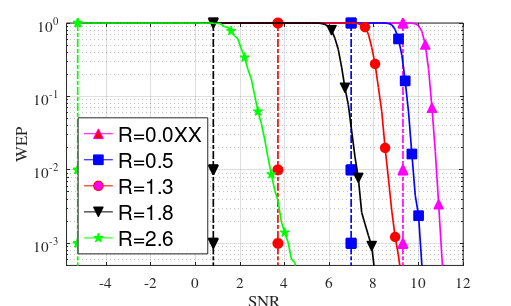

This chart was generated by the following MATLAB code:
clc;clear;clf;

semilogy(10,10,'-^m','markerfacecolor','r','MarkerSize',7)
hold on
semilogy(10,10,'-sb','markerfacecolor','b','MarkerSize',7)
semilogy(10,10,'-or','markerfacecolor','m','MarkerSize',7)
semilogy(10,10,'-vk','markerfacecolor','k','MarkerSize',7)
semilogy(10,10,'-pg','markerfacecolor','g','MarkerSize',7)

%%
load WEP_Turbo_16QAM_rate3poincenage6_3gpp.mat
Rate_transmission=3;
i=1
Rate_parity_Set(i)

semilogy(10.*log10(SNRLin),WEP_set(:,i),'-m','linewidth',1.2)

hold on
load MI_16QAM.mat
MI_16QAM=[0 MI_16QAM(1:end-1)' 4];
th=[0 10.^((SNR(1:end-1))'./10) 1e10];
Qam_th=@(R) interp1(MI_16QAM,th,R)
xx0=10.*log10(Qam_th(Rate_transmission-Rate_parity_Set(i)))
xx=[xx0 xx0+1e-6 xx0+1e-4 xx0+1e-3];
yy=[1,1e-2,1e-3,1e-6];
%semilogy(10.*log10(Qam_th(Rate_transmission-Rate_parity_Set(i))),WEP_parfait(SNRLin,Rate_transmission-Rate_parity_Set(i),g),'-.m','linewidth',1.2)
semilogy(xx,yy,'-.^m','markerfacecolor','m','MarkerSize',7,'linewidth',1.2)


p0=104;
p1=2;
y1=WEP_set((p0:p1:end),1);
x1=SNRLin(p0:p1:end);
semilogy(10.*log10(x1),y1,'^m','markerfacecolor','m','MarkerSize',7)

%%
i=4
Rate_parity_Set(i)

semilogy(10.*log10(SNRLin),WEP_set(:,i),'-b','linewidth',1.2)
load MI_16QAM.mat
MI_16QAM=[0 MI_16QAM(1:end-1)' 4];
th=[0 10.^((SNR(1:end-1))'./10) 1e10];
Qam_th=@(R) interp1(MI_16QAM,th,R)
xx0=10.*log10(Qam_th(Rate_transmission-Rate_parity_Set(i)))
xx=[xx0 xx0+1e-6 xx0+1e-4 xx0+1e-3];
yy=[1,1e-2,1e-3,1e-6];
semilogy(xx,yy,'-.sb','markerfacecolor','b','MarkerSize',7,'linewidth',1.2)

p0=96;
p1=2;
y2=WEP_set((p0:p1:end),i);
x2=SNRLin(p0:p1:end);
semilogy(10.*log10(x2),y2,'sb','markerfacecolor','b','MarkerSize',7)

%%

i=8
Rate_parity_Set(i)

semilogy(10.*log10(SNRLin),WEP_set(:,i),'-r','linewidth',1.2)
load MI_16QAM.mat
MI_16QAM=[0 MI_16QAM(1:end-1)' 4];
th=[0 10.^((SNR(1:end-1))'./10) 1e10];
Qam_th=@(R) interp1(MI_16QAM,th,R)
xx0=10.*log10(Qam_th(Rate_transmission-Rate_parity_Set(i)))
xx=[xx0 xx0+1e-6 xx0+1e-4 xx0+1e-3];
yy=[1,1e-2,1e-3,1e-6];
semilogy(xx,yy,'-.or','markerfacecolor','r','MarkerSize',7,'linewidth',1.2)

p0=86;
p1=3;
y2=WEP_set((p0:p1:end),i);
x2=SNRLin(p0:p1:end);
semilogy(10.*log10(x2),y2,'or','markerfacecolor','r','MarkerSize',7)

%%

i=11
Rate_parity_Set(i)

semilogy(10.*log10(SNRLin),WEP_set(:,i),'-k','linewidth',1.2)
load MI_16QAM.mat
MI_16QAM=[0 MI_16QAM(1:end-1)' 4];
th=[0 10.^((SNR(1:end-1))'./10) 1e10];
Qam_th=@(R) interp1(MI_16QAM,th,R)
xx0=10.*log10(Qam_th(Rate_transmission-Rate_parity_Set(i)))
xx=[xx0 xx0+1e-6 xx0+1e-4 xx0+1e-3];
yy=[1,1e-2,1e-3,1e-6];
semilogy(xx,yy,'-.vk','markerfacecolor','k','MarkerSize',7,'linewidth',1.2)

p0=76;
p1=4;
y2=WEP_set((p0:p1:end),i);
x2=SNRLin(p0:p1:end);
semilogy(10.*log10(x2),y2,'vk','markerfacecolor','k','MarkerSize',7)


%%
i=15
Rate_parity_Set(i)
semilogy(10.*log10(SNRLin),WEP_set(:,i),'-g','linewidth',1.2)
load MI_16QAM.mat
MI_16QAM=[0 MI_16QAM(1:end-1)' 4];
th=[0 10.^((SNR(1:end-1))'./10) 1e10];
Qam_th=@(R) interp1(MI_16QAM,th,R)
xx0=10.*log10(Qam_th(Rate_transmission-Rate_parity_Set(i)))
xx=[xx0 xx0+1e-6 xx0+1e-4 xx0+1e-3];
yy=[1,1e-2,1e-3,1e-6];
semilogy(xx,yy,'-.pg','markerfacecolor','g','MarkerSize',7,'linewidth',1.2)

p0=46;
p1=4;
y2=WEP_set((p0:p1:end),i);
x2=SNRLin(p0:p1:end);
semilogy(10.*log10(x2),y2,'pg','markerfacecolor','g','MarkerSize',7)

%%
xlabel('SNR')
ylabel('WEP')

%gridxy([-4 -2 10 12],'Color','r','Linestyle',':') 
set(gca,'xtick',[-4:2:12])

grid

legend('R=0.0XX','R=0.5','R=1.3','R=1.8','R=2.6','Location','SouthWest')
axis([xx0-0.5 12 5e-4 1])
set(gca,'fontsize',11)
ll=legend;
set(ll,'FontSize',15);
%set(gcf,'PaperPositionMode','manual');

set(gcf,'PaperUnits','centimeters');
lar=512;
lon=2*lar/(1.1+sqrt(5));
set(gcf,'Position',[384 874 lar lon]);
set(gcf,'PaperPosition',[1.19 16 1.19 16]);
set(gca,'fontName','Times')
set(gcf,'PaperPositionMode','auto');




name_figure = 'Wep_BR';
print('-depsc','-r300',name_figure)



%load Turbo2_BRQ6.mat

% figure(1)
% 
% load WEP_Turbo_16QAM_rate1.5poincenage6_3gpp.mat
% 
% i=1;
% 
% Rate_parity_Set(i)
% semilogy(10.*log10(SNRLin),WEP_set(:,i),'-r')
% 
% hold on
% 
% i=5
% Rate_parity_Set(i)
% loglog(SNRLin,WEP_set(:,i),'-.m')
% 
% 
% i=10
% Rate_parity_Set(i)
% loglog(SNRLin,WEP_set(:,i),'-.g')
% 
% i=15
% Rate_parity_Set(i)
% loglog(SNRLin,WEP_set(:,i),'-.b')
% 
% axis([-5 6 1e-4 1])
% 
% legend('Rp=0','Rp=0.37','Rp=0.84','Rp=1.3')
% 
% xlabel('SNR')
% ylabel('WEP')
% 
% grid

% 
% figure(2)
% 
% load WEP_Turbo_16QAM_rate1.5poincenage6_3gpp.mat
% 
% for i=1:length(Rate_parity_Set)-1
%     semilogy(10.*log10(SNRLin),WEP_set(:,i))
%     hold on
% end
% axis([-5 6 1e-4 1])
% title('R=1.5')
% 
% 
% figure(3)
% 
% load WEP_Turbo_16QAM_rate2.25poincenage6_3gpp.mat
% 
% for i=1:length(Rate_parity_Set)-1
%     semilogy(10.*log10(SNRLin),WEP_set(:,i))
%     hold on
% end
% axis([-5 10 1e-4 1])
% title('R=2.25')
% 
% figure(4)
% 
% load WEP_Turbo_16QAM_rate3poincenage6_3gpp.mat
% 
% for i=1:length(Rate_parity_Set)-1
%     semilogy(10.*log10(SNRLin),WEP_set(:,i))
%     hold on
% end
% axis([-5 15 1e-4 1])
% title('R=3')
% 
% figure(5)
% 
% load WEP_Turbo_16QAM_rate3.75poincenage6_3gpp.mat
% 
% for i=1:length(Rate_parity_Set)-1
%     semilogy(10.*log10(SNRLin),WEP_set(:,i))
%     hold on
% end
% axis([-5 20 1e-4 1])
% title('R=4')
% 
% figure(6)
% 
% load MI_16QAM.mat
% MI_16QAM=[0 MI_16QAM(1:end-1)' 4];
% th=[0 10.^((SNR(1:end-1))'./10) 1e10];
% Qam_th=@(R) interp1(MI_16QAM,th,R);
% Qam_r=@(gamma) interp1(th,MI_16QAM,gamma);
% 
% load WEP_Turbo_16QAM_rate1.5poincenage6_3gpp.mat
% 
% load WEP_Turbo_16QAM_rate1.5poincenage6_3gpp.mat
% %[val,nan_v]=max(isnan(WEP_set(:,1)));
% %[val,nan_v]=min((WEP_set(:,1))>=1e-4);
% %j=nan_v;
% %j=(nan_v-1)*(nan_v>1)+length(SNRLin)*(nan_v==1);
% % SNRLin_m{i}=[0 SNRLin(1:j) 1e100];
% % WEP_m{i}=[1 (WEP_set((1:j),1))' 0];
% i=1;
% [C,IA,IC] = unique(WEP_set(:,1), 'last') ;
% output_wep = WEP_set((sort(IA)),1);
% output_SNRLin=SNRLin(sort(IA));
% [val,nan_v]=max(isnan(output_wep));
% j=(nan_v-1)*(nan_v>1)+length(IA)*(nan_v==1);
% SNRLin_m{i}=[1e-50 output_SNRLin(1:j) 1e100];
% WEP_m{i}=[1 output_wep(1:j)' 1e-50];
% 
% epsilon=1e-1;
% for i=1:length(Rate_parity_Set)-1
%     snr_th(i)=interp1(squeeze(WEP_m{1}(:,i)),10.*log10(squeeze(SNRLin_m{1})),epsilon);
% end
% plot(Rate_parity_Set(1:end-1),snr_th,'r',Rate_parity_Set(1:end-1),10.*log10(Qam_th(Rate_parity_Set(1:end-1))),'r')
% axis([-5 6 1e-4 1])
% title('R=1.5')
%     
